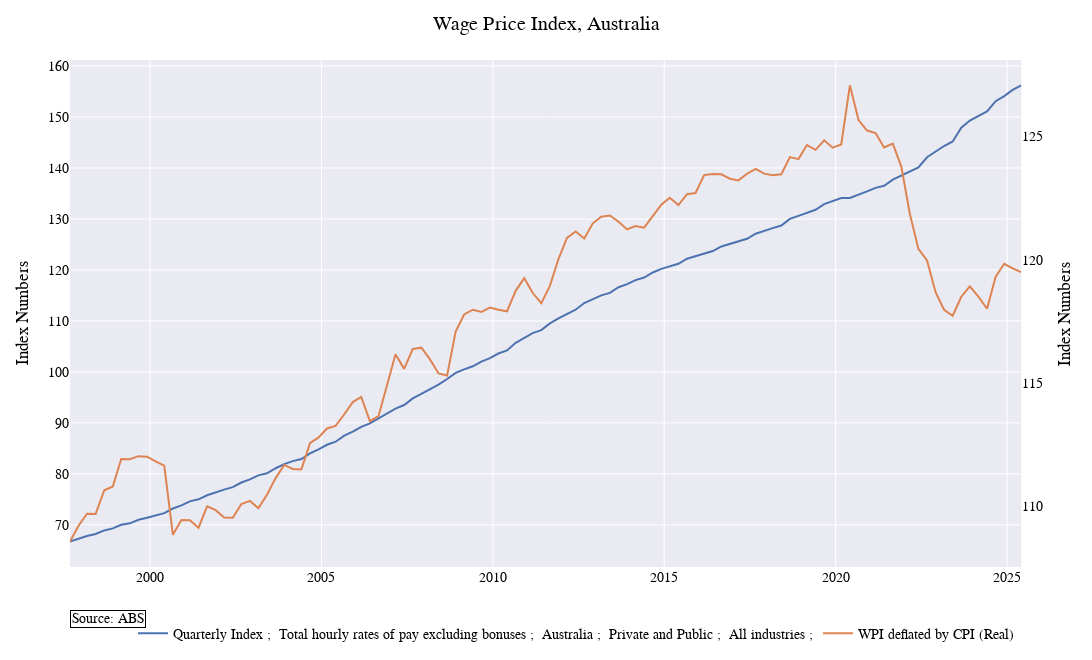

Notebook cell for this chart:
### Code cell
# Option A: specify figsize (in inches) and dpi -> Plotly width/height = inches * dpi
fagur = watchlist.plot_watchlist(["A2603609J"], [], 
                        plot_title = "Wage Price Index, Australia", 
                        other_series={"right": [wpi_real]}, 
                        #x_start_date="2000-01-01",
                        left_axis_title = "Index Numbers",
                        right_axis_title = "Index Numbers"         # converts to 1000x600 pixels
)
fagur.show()

# Option B: specify explicit pixel size (overrides figsize)
# watchlist.plot_watchlist(..., width=1200, height=700, margin=custom_margin)
